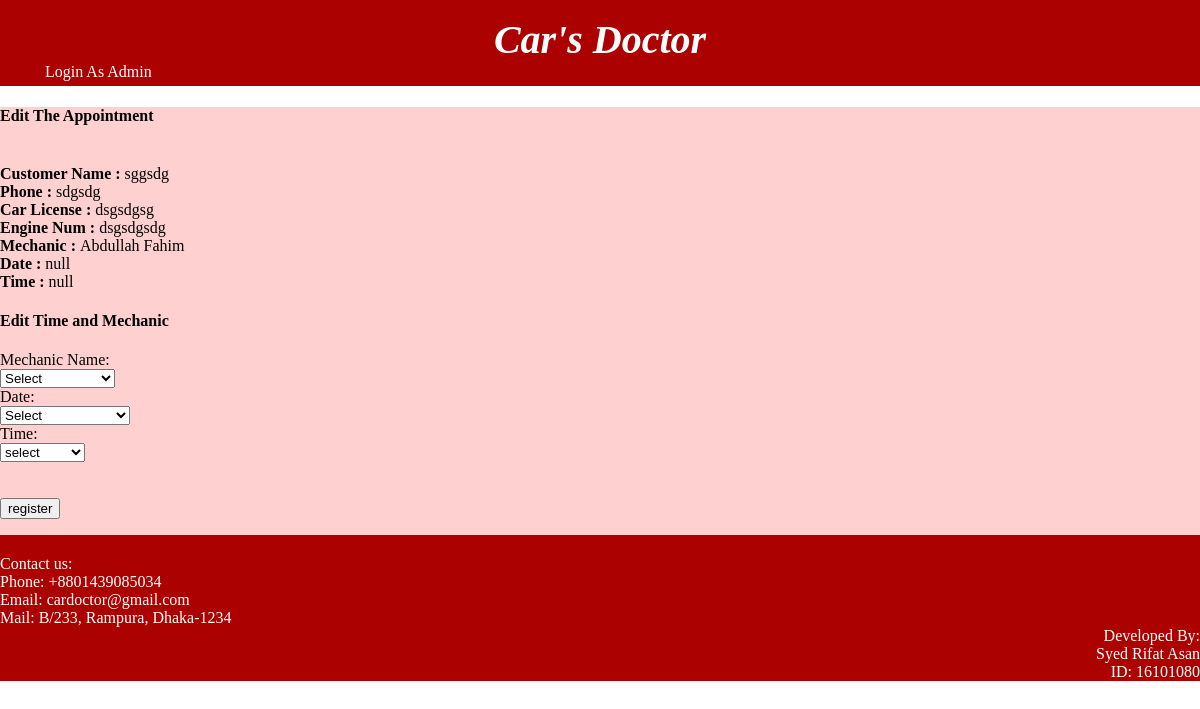
Screenshot of /admin-edit-page.php?id=dsgsdgsdg with the database file from the repository.
### tables this page shows
CREATE TABLE IF NOT EXISTS `client` (
  `customer_name` varchar(100) NOT NULL,
  `phone_num` varchar(13) NOT NULL,
  `address` varchar(100) DEFAULT NULL,
  `car_license` varchar(15) NOT NULL,
  `car_engine_num` varchar(10) NOT NULL,
  `mechanic_name` varchar(100) NOT NULL,
  `apointment_date` varchar(60) DEFAULT NULL,
  `appontment_time` varchar(60) DEFAULT NULL,
  PRIMARY KEY (`car_engine_num`),
  KEY `mechanic_name` (`mechanic_name`)
);

### admin-edit-page.php (the view, shortened to what this page needs)
<?php
    include 'db-connect.php';
    if(isset($_SESSION['add'])){
        $id=$_SESSION['add'];
    }else{
    $id = $_REQUEST["id"];
}
?>
<html>
    <head>
        <link href="assets/css/style.css" rel="stylesheet" type="text/css"/>
    </head>
    <body onload="setTheDate()">
          <?php
            $getAddQuery = "select *  from client where car_engine_num='$id'";
            $resultTitles=mysqli_query($mysqli,$getAddQuery)or die($mysqli->error);
            $numRows= mysqli_num_rows($resultTitles);
            if($numRows!=0){
             while($numRows>0){
                 while($row=mysqli_fetch_assoc($resultTitles)){
                     echo '<div class="add-show" style=" background-color: #FFD0D0;">';
                     echo '<h4>Edit The Appointment</h4><br>';
                     echo '<b>'."Customer Name : ".'</b>'.$row['customer_name'].'<br>';
                     echo '<b>'."Phone : ".'</b>'.$row['phone_num'].'<br>';
                     echo '<b>'."Car License : ".'</b>'.$row['car_license'].'<br>';
                     echo '<b>'."Engine Num : ".'</b>'.$row['car_engine_num'].'<br>';
                     echo '<b>'."Mechanic  : ".'</b>'.$row['mechanic_name'].'<br>';
                     echo '<b>'."Date : ".'</b>'.$row['apointment_date'].'<br>';
                     echo '<b>'."Time : ".'</b>'.$row['appontment_time'].'<br>';
                     echo '<h4>Edit Time and Mechanic</h4>';
                }
                 $numRows=$numRows-1;
              }
             }
        ?>
        <div class="addForm">
            <form action="admin-edit-bd.php" method="POST" enctype="multipart/form-data">
             Mechanic Name:<br>
                <select name="mehanic">
                    <option value="null">Select</option>
                </select><br>
                Date:<br>
                <div id="select-date">
                </div>
                Time:<br>
                <select name="time">
                    <option value="null">select</option>
                </select><br><br>
                <input type="hidden" name="car_engine_num" value="gfdngondfog"><br>
                <input id="register-button" type="submit" value="register" name="register" />
            </form>
        </div>
    </body>
</html>

### assets/css/style.css (style rules this page uses)
body { margin: 0px; padding: 0px; }
#nav-bar { background-color: #AC0101; padding-top: 16px; color: white; }
#nav-button { padding-left: 30px; padding-right: 30px; padding-top: 15px; padding-bottom: 15px; margin-left: 15px; margin-right: 15px; }
#nav-bar { height: 70px; width: 100%; }
#foot { background-color: #AC0101; color: white; }

### rows the page displays
client: customer_name "sggsdg", phone_num "sdgsdg", car_license "dsgsdgsg", car_engine_num "dsgsdgsdg", mechanic_name "Abdullah Fahim", apointment_date "null", appontment_time "null"
